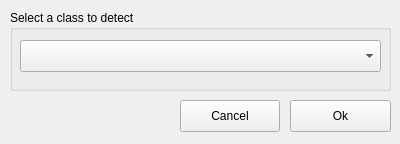
<?xml version="1.0" encoding="UTF-8"?>
<ui version="4.0">
 <class>DetectOptions</class>
 <widget class="QWidget" name="DetectOptions">
  <property name="geometry">
   <rect>
    <x>0</x>
    <y>0</y>
    <width>400</width>
    <height>144</height>
   </rect>
  </property>
  <property name="windowTitle">
   <string>Form</string>
  </property>
  <widget class="QGroupBox" name="groupBox">
   <property name="geometry">
    <rect>
     <x>10</x>
     <y>10</y>
     <width>381</width>
     <height>81</height>
    </rect>
   </property>
   <property name="title">
    <string>Select a class to detect</string>
   </property>
   <widget class="QComboBox" name="classSelect">
    <property name="geometry">
     <rect>
      <x>10</x>
      <y>30</y>
      <width>361</width>
      <height>32</height>
     </rect>
    </property>
   </widget>
  </widget>
  <widget class="QPushButton" name="okBtn">
   <property name="geometry">
    <rect>
     <x>290</x>
     <y>100</y>
     <width>101</width>
     <height>32</height>
    </rect>
   </property>
   <property name="text">
    <string>Ok</string>
   </property>
  </widget>
  <widget class="QPushButton" name="cancelBtn">
   <property name="geometry">
    <rect>
     <x>180</x>
     <y>100</y>
     <width>100</width>
     <height>32</height>
    </rect>
   </property>
   <property name="text">
    <string>Cancel</string>
   </property>
  </widget>
 </widget>
 <resources/>
 <connections/>
</ui>
